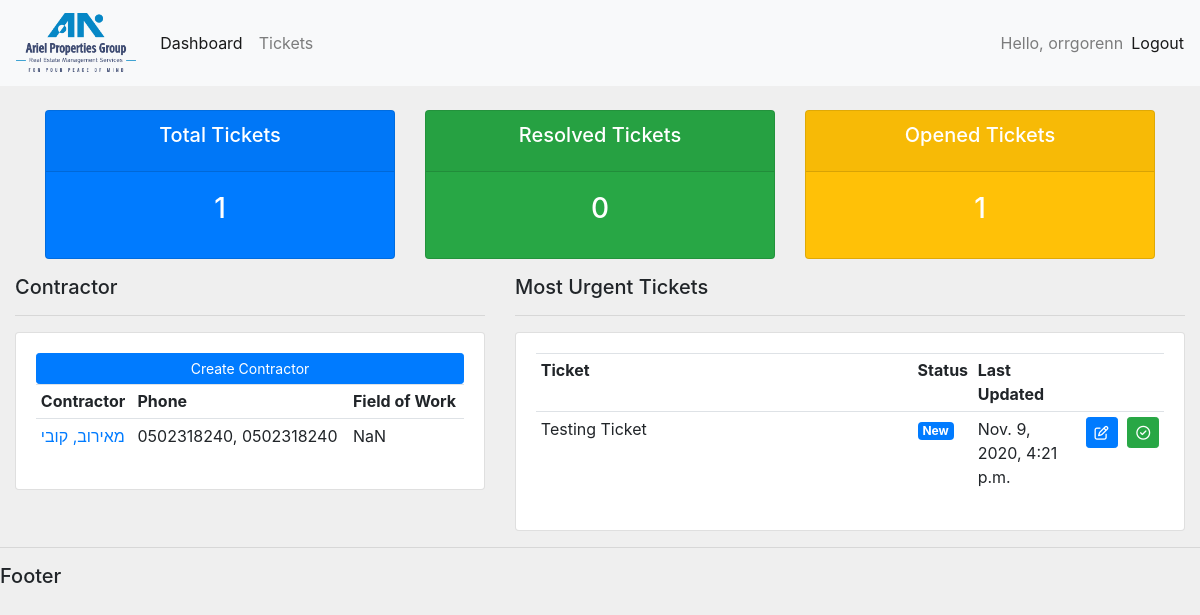
The app's page / (signed in), older data.
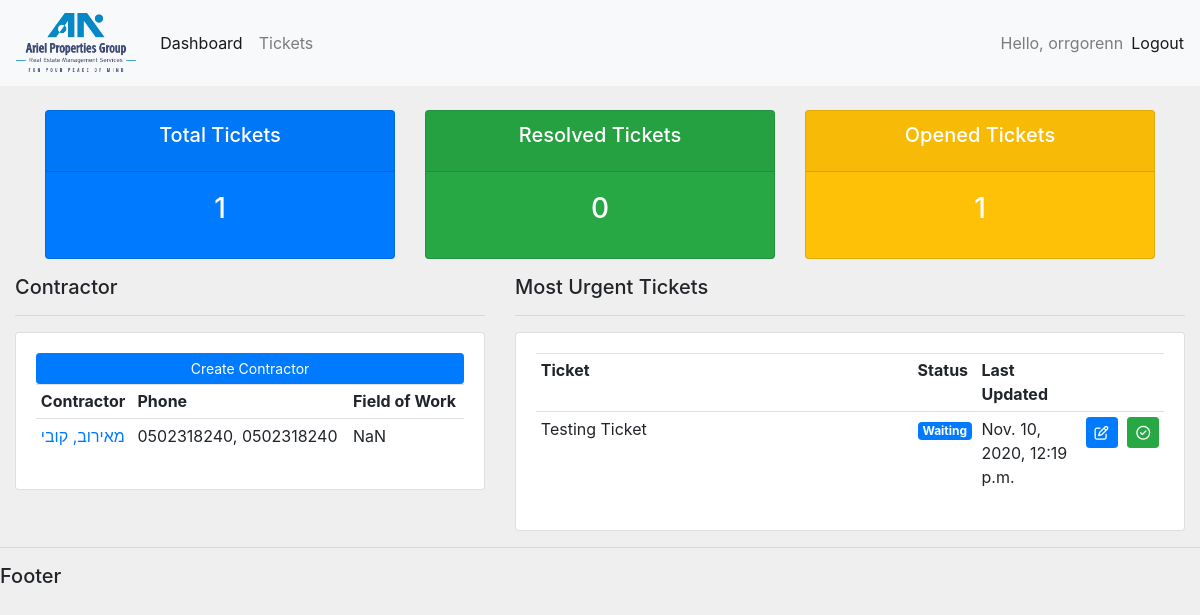
The same page, newer data.
### accounts/models.py (models this page shows, shortened)
class Ticket(models.Model):
    ticket = models.CharField(max_length=100, null=False)
    CATEGORY_CHOICES = [
        ('1', 'איטום'),
        ('2', 'אינסטלציה'),
        ('3', 'אקוסטיקה'),
        ('4', 'ביטחון'),
        ('5', 'בטיחות - אש'),
        ('6', 'בטיחות - אתר'),
        ('7', 'בינוי'),
        ('8', 'חשמל'),
        ('9', 'מיזוג אוויר'),
        ('10', 'נגישות'),
        ('11', 'ניקיון'),
        ('12', 'תאורה'),
        ('13', 'תקשורת')
    ]
    category = models.CharField(max_length=2, choices=CATEGORY_CHOICES, default='1')
    LOCATION_CHOICES = [
        ('P5', 'Parking 5'),
        ('P4', 'Parking 4'),
        ('P3', 'Parking 3'),
        ('P2', 'Parking 2'),
        ('P1', 'Parking 1'),
        ('GRND', 'Ground'),
        ('F1', 'Floor 1'),
        ('F2', 'Floor 2'),
        ('F3', 'Floor 3'),
        ('F4', 'Floor 4'),
        ('F5', 'Floor 5'),
        ('F6', 'Floor 6'),
        ('F7', 'Floor 7'),
        ('F8', 'Floor 8'),
        ('ROOF', 'Roof')
    ]
    location = models.CharField(max_length=4, choices=LOCATION_CHOICES, default='GRND')
    STATUS_CHOICES = [
        ('NEW', 'New'),
        ('WTNG', 'Waiting'),
        ('OPEN', 'Opened'),
        ('RSPD', 'Responded'),
        ('NATN', 'Needs Attention'),
        ('CLSD', 'Closed')
    ]
    status = models.CharField(max_length=4, choices=STATUS_CHOICES, default='NEW')
    PRIORITY_CHOICES = [
        ('1', 'Low (7 / 48)'),
        ('2', 'Normal (4 / 24)'),
        ('3', 'High (2 / 8)'),
        ('4', 'Critical (1 / 3)'),
    ]
    priority = models.CharField(choices=PRIORITY_CHOICES, default='1', max_length=1)
    contractor = models.ForeignKey(Contractor, null=True, on_delete=models.SET_NULL)
    date_created = models.DateTimeField(auto_now_add=True, null=False)
    date_last_update = models.DateTimeField(auto_now=True)
    date_closed = models.DateTimeField(null=True)

### accounts/decorators.py (the view)
    def wrapper_function(request, *args, **kwargs):
        group = None
        if request.user.groups.exists():
            group = request.user.groups.all()[0].name
        if group == 'users':
            return redirect('user')
        else:
            return view_function(request, *args, **kwargs)
        return HttpResponseForbidden()

### accounts/views.py (called while the page is built)
@login_required(login_url='login')
@admin_only
def home(request):
    tickets_var = Ticket.objects.all()
    contractors_var = Contractor.objects.all()
    total_tickets = tickets_var.count()
    resolved_tickets = tickets_var.filter(status='CLSD').count()
    opened_tickets = tickets_var.filter(Q(status='NEW') | Q(status='WTNG') | Q(status='OPEN') | Q(status='RSPD') | Q(status='NATN')).count()
    context = {
        'tickets': tickets_var,
        'contractors': contractors_var,
        'total_tickets': total_tickets,
        'resolved_tickets': resolved_tickets,
        'opened_tickets': opened_tickets
    }
    return render(request, 'accounts/dashboard.html', context)

### accounts/templates/accounts/dashboard.html
{% extends 'accounts/main.html' %}
{% block content %}
{% include 'accounts/status.html' %}
<div class="container-fluid">
    <div class="row">
        <div class="col-md-5 col-xs-12">
            <h5>Contractor</h5>
            <hr>
            <div class="card card-body">
                <a class="btn btn-primary btn-sm btn-block" href="{% url 'create_contractor' %}">Create Contractor</a>
                <table class="table table-sm">
                    <tr>
                        <th>Contractor</th>
                        <th>Phone</th>
                        <th>Field of Work</th>
                    </tr>
                    {% for contractor in contractors %}
                    <tr>
                        <td><a href="{% url 'contractors' contractor.id %}">{{contractor.last_name}}, {{contractor.first_name}}</a></td>
                        <td>{{contractor.cellphone}}, {{contractor.office_phone}}</td>
                        <td>{{contractor.get_field_of_work_display}}</td>
                    </tr>
                    {% endfor %}
                </table>
            </div>
        </div>
        <div class="col-md-7 col-xs-12">
            <h5>Most Urgent Tickets</h5>
            <hr>
            <div class="card card-body">
                <table class="table table-sm">
                    <tr>
                        <th width="60%">Ticket</th>
                        <th>Status</th>
                        <th>Last Updated</th>
                        <th></th>
                        <th></th>
                    </tr>
                    {% for ticket in tickets %}
                    <tr>
                        <td>{{ticket.ticket}}</td>
                        <td><span class="badge badge-primary">{{ticket.get_status_display}}</span></td>
                        <td>{{ticket.date_last_update}}</td>
                        <td><a href="{% url 'update_ticket' ticket.id %}" class="btn btn-primary btn-sm"><i class="far fa-edit"></i></a></a></td>
                        <td><a href="{% url 'delete_ticket' ticket.id %}" class="btn btn-success btn-sm"><i class="far fa-check-circle"></i></a></td>
                    </tr>
                    {% endfor %}
                </table>
            </div>
        </div>
    </div>
</div>
{% endblock %}

Row changes from the older to the newer data that the page shows:
changed Ticket "Testing Ticket": status "New" → "Waiting"; date_last_update "Nov. 9, 2020, 4:21 p.m." → "Nov. 10, 2020, 12:19 p.m."
